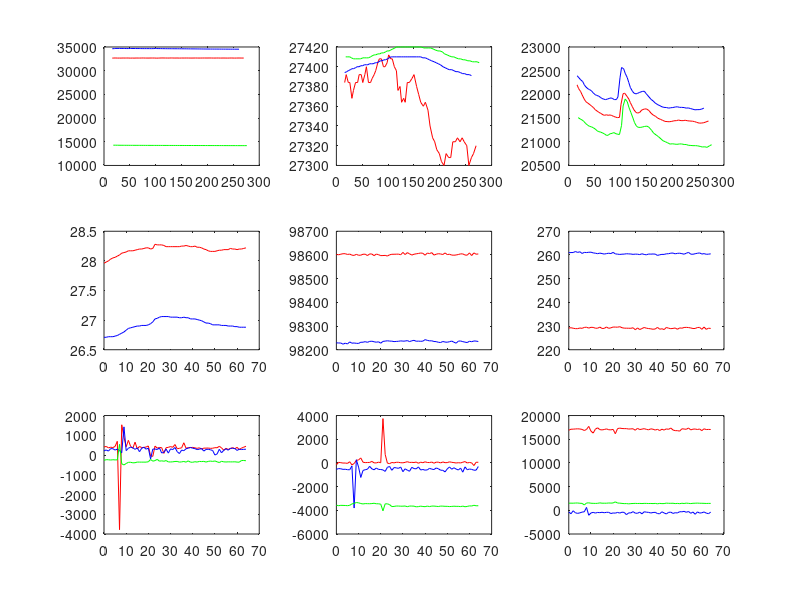

Reproduce this figure in MATLAB.
clc
clear
[o, ErrM] = fopen ('a1.txt', 'r');
if(o == -1)
    warning(ErrM); 
    return;
end;
a = fscanf(o,'%f	%f	%f	%f	%f\n',[5, Inf])';
b=[a(:,2),a(:,3),a(:,4),a(:,5)];
fclose(o);

[o, ErrM] = fopen ('b1.txt', 'r');
if(o == -1)
    warning(ErrM); 
    return;
end;
a = fscanf(o,'%f	%f	%f	%f	%f\n',[5, Inf])';
c=[a(:,2),a(:,3),a(:,4),a(:,5)];
fclose(o);

[o, ErrM] = fopen ('c1.txt', 'r');
if(o == -1)
    warning(ErrM); 
    return;
end;
a = fscanf(o,'%f	%f	%f	%f	%f\n',[5, Inf])';
d=[a(:,2),a(:,3),a(:,4),a(:,5)];
fclose(o);

[o, ErrM] = fopen ('d1.txt', 'r');
if(o == -1)
    warning(ErrM); 
    return;
end;
a = fscanf(o,'%f %f %f %f\n',[4, Inf])';
e=[a(:,1),a(:,2),a(:,3),a(:,4)];
fclose(o);

[o, ErrM] = fopen ('e1.txt', 'r');
if(o == -1)
    warning(ErrM); 
    return;
end;
a = fscanf(o,'%f %f %f %f\n',[4, Inf])';
f=[a(:,1),a(:,2),a(:,3),a(:,4)];
fclose(o);





[o, ErrM] = fopen ('f1.txt', 'r');
if(o == -1)
    warning(ErrM); 
    return;
end;
a = fscanf(o,'%f %f %f %f\n',[4, Inf])';
g=[a(:,1),a(:,2),a(:,3),a(:,4)];
fclose(o);

[o, ErrM] = fopen ('g1.txt', 'r');
if(o == -1)
    warning(ErrM); 
    return;
end;
a = fscanf(o,'%f %f %f %f\n',[4, Inf])';
h=[a(:,1),a(:,2),a(:,3),a(:,4)];
fclose(o);

[o, ErrM] = fopen ('h1.txt', 'r');
if(o == -1)
    warning(ErrM); 
    return;
end;
a = fscanf(o,'%f %f %f %f\n',[4, Inf])';
i=[a(:,1),a(:,2),a(:,3),a(:,4)];
fclose(o);


x=b(:,4);
y1=b(:,1);
y2=b(:,2);
y3=b(:,3);
x1=c(:,4);
y11=c(:,1);
y21=c(:,2);
y31=c(:,3);
x2=d(:,4);
y12=d(:,1);
y22=d(:,2);
y32=d(:,3);
subplot(3,3,1);;
plot(x,y1,'r-',x1,y11,'b-',x2,y12,'g-')
subplot(3,3,2);
plot(x,y2,'r-',x1,y21,'b-',x2,y22,'g-');
subplot(3,3,3);
plot(x,y3,'r-',x1,y31,'b-',x2,y32,'g-');

x=e(:,4);
y1=e(:,1);
y2=e(:,2);
y3=e(:,3);
x1=f(:,4);
y11=f(:,1);
y21=f(:,2);
y31=f(:,3);
subplot(3,3,4);;
plot(x,y1,'r-',x1,y11,'b-')
subplot(3,3,5);
plot(x,y2,'r-',x1,y21,'b-');
subplot(3,3,6);
plot(x,y3,'r-',x1,y31,'b-');

x=g(:,4);
y1=g(:,1);
y2=g(:,2);
y3=g(:,3);
x1=h(:,4);
y11=h(:,1);
y21=h(:,2);
y31=h(:,3);
x2=i(:,4);
y12=i(:,1);
y22=i(:,2);
y32=i(:,3);
subplot(3,3,7);;
plot(x,y1,'r-',x1,y11,'b-',x2,y12,'g-')
subplot(3,3,8);
plot(x,y2,'r-',x1,y21,'b-',x2,y22,'g-');
subplot(3,3,9);
plot(x,y3,'r-',x1,y31,'b-',x2,y32,'g-');

